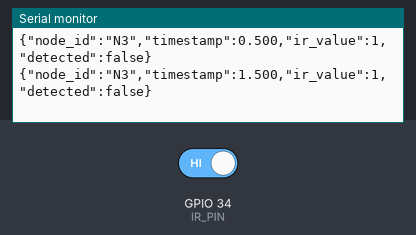
A sketch run on a simulated ESP32. On the bench: the last lines printed to the serial monitor. Inputs (shaded band) come from the test bench; at power-on: GPIO 34 (IR_PIN) HIGH.

Above: at 1.7 s.
1.8 s: GPIO 34 (IR_PIN) driven LOW
At 3.1 s:
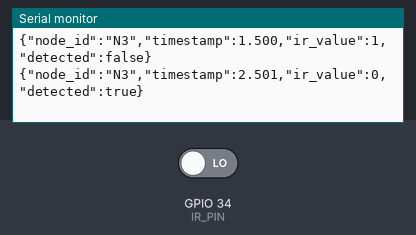
5.0 s: GPIO 34 (IR_PIN) driven HIGH
At 6.3 s:
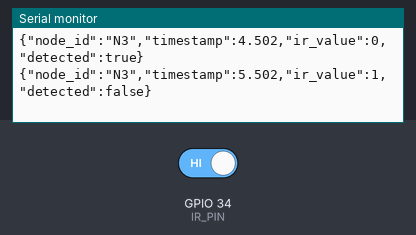
Timing chart, 0 to 8.0 s (numbered marks = the images above; inputs shaded):
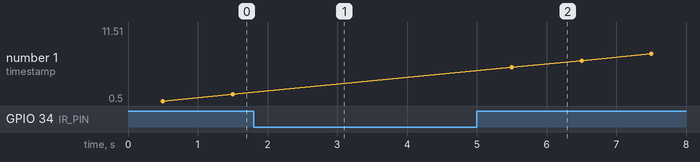

Measured:
- after the input at 1.8 s, the serial monitor: prints a new line after 0.70 s (image 1)
- after the input at 5.0 s, the serial monitor: prints a new line after 0.50 s (image 2)

The sketch:

n3_usb.ino
```cpp
/*
 * n3_usb.ino — N3 (ESP32) USB Serial mode
 *
 * No WiFi. No MQTT. Reads digital IR sensor on pin 34 and
 * prints a JSON line to Serial every second.
 *
 * Board  : ESP32 DevKit
 * Sensor : IR on GPIO 34 (digital, LOW = object detected)
 * Baud   : 115200
 */

const char* NODE_ID = "N3";
#define IR_PIN 34

void setup() {
  Serial.begin(115200);
  pinMode(IR_PIN, INPUT);
  delay(500);
}

void loop() {
  int ir_value = digitalRead(IR_PIN);
  bool detected = (ir_value == 0);

  Serial.print("{\"node_id\":\"");
  Serial.print(NODE_ID);
  Serial.print("\",\"timestamp\":");
  Serial.print(millis() / 1000.0, 3);
  Serial.print(",\"ir_value\":");
  Serial.print(ir_value);
  Serial.print(",\"detected\":");
  Serial.print(detected ? "true" : "false");
  Serial.println("}");

  delay(1000);
}
```
